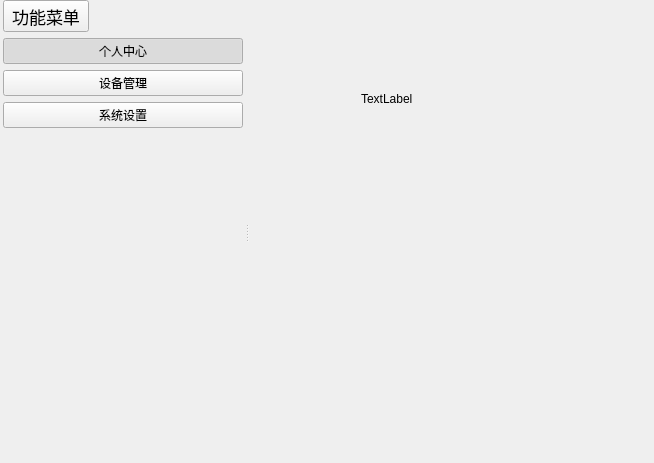
<?xml version="1.0" encoding="UTF-8"?>
<ui version="4.0">
 <class>NavbarLeftWidget</class>
 <widget class="QWidget" name="NavbarLeftWidget">
  <property name="geometry">
   <rect>
    <x>0</x>
    <y>0</y>
    <width>654</width>
    <height>463</height>
   </rect>
  </property>
  <property name="windowTitle">
   <string>Form</string>
  </property>
  <property name="styleSheet">
   <string notr="true"/>
  </property>
  <layout class="QGridLayout" name="gridLayout">
   <property name="leftMargin">
    <number>3</number>
   </property>
   <property name="topMargin">
    <number>0</number>
   </property>
   <property name="rightMargin">
    <number>0</number>
   </property>
   <property name="bottomMargin">
    <number>0</number>
   </property>
   <item row="0" column="0">
    <widget class="QWidget" name="widget" native="true">
     <layout class="QGridLayout" name="gridLayout_2">
      <property name="leftMargin">
       <number>0</number>
      </property>
      <property name="topMargin">
       <number>0</number>
      </property>
      <property name="rightMargin">
       <number>0</number>
      </property>
      <property name="bottomMargin">
       <number>0</number>
      </property>
      <property name="spacing">
       <number>0</number>
      </property>
      <item row="0" column="0">
       <widget class="QSplitter" name="splitter">
        <property name="orientation">
         <enum>Qt::Horizontal</enum>
        </property>
        <property name="handleWidth">
         <number>8</number>
        </property>
        <property name="childrenCollapsible">
         <bool>false</bool>
        </property>
        <widget class="QWidget" name="leftNavWidget" native="true">
         <property name="minimumSize">
          <size>
           <width>120</width>
           <height>0</height>
          </size>
         </property>
         <property name="maximumSize">
          <size>
           <width>240</width>
           <height>16777215</height>
          </size>
         </property>
         <layout class="QGridLayout" name="gridLayout_3">
          <item row="0" column="0">
           <layout class="QVBoxLayout" name="verticalLayout">
            <item>
             <widget class="QToolButton" name="toolbarButton">
              <property name="styleSheet">
               <string notr="true">font-size: 17px;</string>
              </property>
              <property name="text">
               <string>功能菜单</string>
              </property>
             </widget>
            </item>
            <item>
             <widget class="QPushButton" name="nabBtnPersonal">
              <property name="text">
               <string>个人中心</string>
              </property>
              <property name="icon">
               <iconset resource="../resource/resouce.qrc">
                <normaloff>:/img/icon/person.png</normaloff>:/img/icon/person.png</iconset>
              </property>
              <property name="checkable">
               <bool>true</bool>
              </property>
              <property name="checked">
               <bool>true</bool>
              </property>
              <property name="autoExclusive">
               <bool>true</bool>
              </property>
             </widget>
            </item>
            <item>
             <widget class="QPushButton" name="nabBtnManage">
              <property name="text">
               <string>设备管理</string>
              </property>
              <property name="icon">
               <iconset resource="../resource/resouce.qrc">
                <normaloff>:/img/icon/device.png</normaloff>:/img/icon/device.png</iconset>
              </property>
              <property name="checkable">
               <bool>true</bool>
              </property>
              <property name="autoExclusive">
               <bool>true</bool>
              </property>
             </widget>
            </item>
            <item>
             <widget class="QPushButton" name="navBtnSetting">
              <property name="text">
               <string>系统设置</string>
              </property>
              <property name="icon">
               <iconset resource="../resource/resouce.qrc">
                <normaloff>:/img/icon/setting.png</normaloff>:/img/icon/setting.png</iconset>
              </property>
              <property name="checkable">
               <bool>true</bool>
              </property>
              <property name="autoExclusive">
               <bool>true</bool>
              </property>
             </widget>
            </item>
           </layout>
          </item>
          <item row="1" column="0">
           <spacer name="verticalSpacer">
            <property name="orientation">
             <enum>Qt::Vertical</enum>
            </property>
            <property name="sizeHint" stdset="0">
             <size>
              <width>20</width>
              <height>40</height>
             </size>
            </property>
           </spacer>
          </item>
         </layout>
        </widget>
        <widget class="QStackedWidget" name="stackedWidget">
         <property name="currentIndex">
          <number>0</number>
         </property>
         <widget class="QWidget" name="page">
          <widget class="QLabel" name="label">
           <property name="geometry">
            <rect>
             <x>110</x>
             <y>90</y>
             <width>67</width>
             <height>17</height>
            </rect>
           </property>
           <property name="text">
            <string>TextLabel</string>
           </property>
          </widget>
         </widget>
         <widget class="QWidget" name="page_2">
          <widget class="QLabel" name="label_2">
           <property name="geometry">
            <rect>
             <x>140</x>
             <y>100</y>
             <width>67</width>
             <height>17</height>
            </rect>
           </property>
           <property name="text">
            <string>TextLabel2</string>
           </property>
          </widget>
         </widget>
        </widget>
       </widget>
      </item>
     </layout>
    </widget>
   </item>
  </layout>
 </widget>
 <resources>
  <include location="../resource/resouce.qrc"/>
  <include location="../resource/resouce.qrc"/>
  <include location="../resource/resouce.qrc"/>
 </resources>
 <connections/>
</ui>
